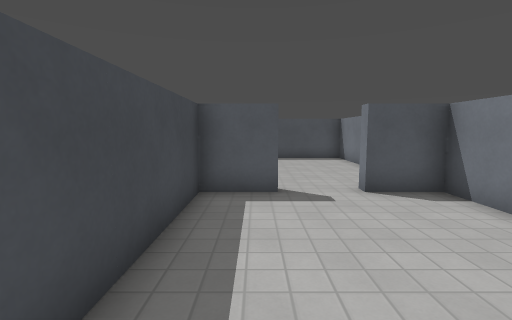
View 1 (above)

18 first-person views from a walk through a Godot game level. The camera is 1.4 m above the floor, tilts 6° down and sees 85° across. The floor is counted in squares, 1 m on a side. Each view is taken from the middle of a square. On the plan, view 1 faces up. The plan holds only what a view shows up to about 14 squares ahead; the rest is blank. Surface patterns are stand-ins for the level's own textures.

View 2
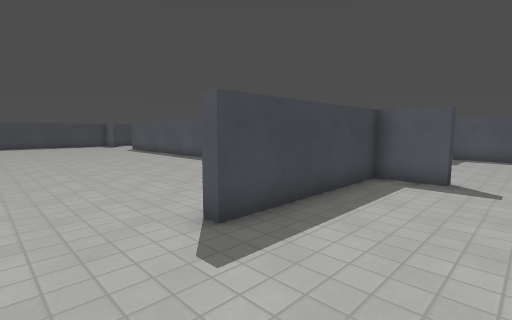

View 3
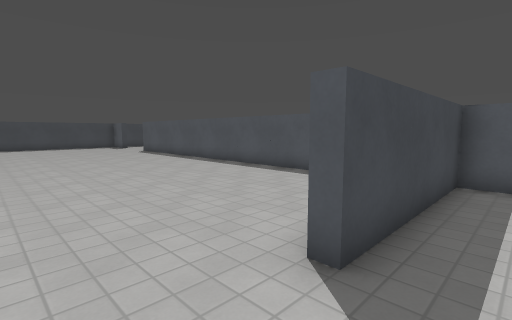

View 4
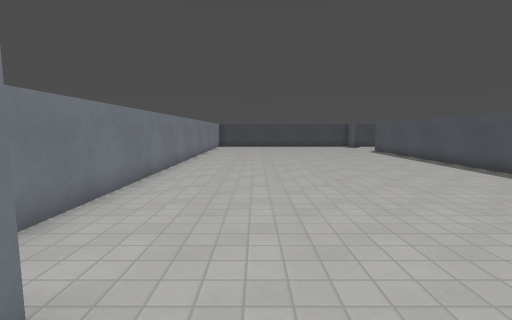

View 5
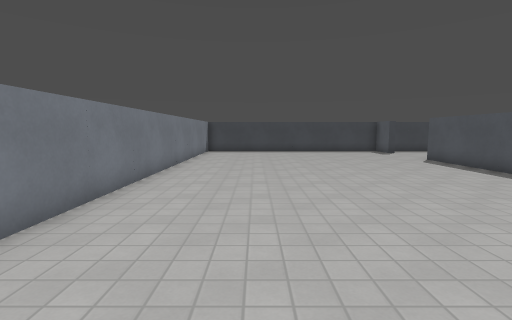

View 6
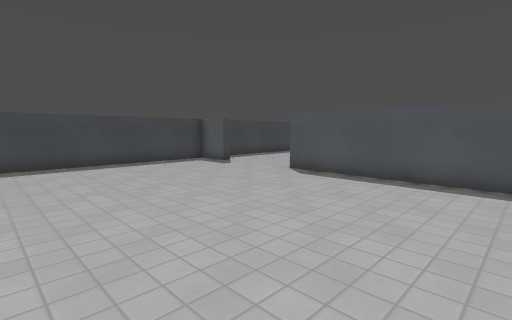

View 7
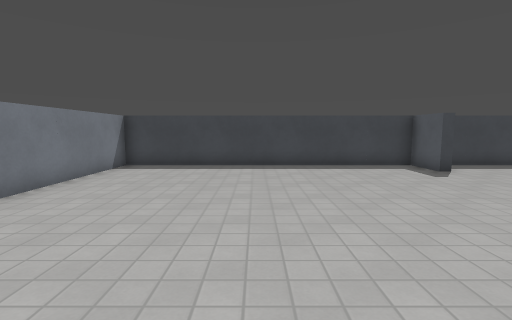

View 8
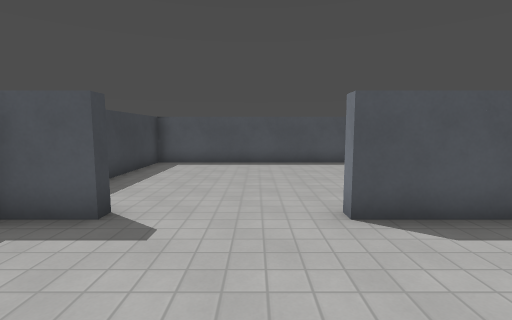

View 9
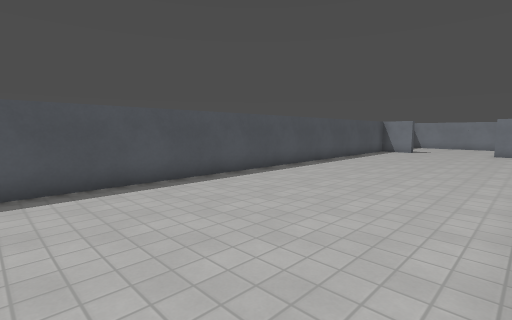

View 10
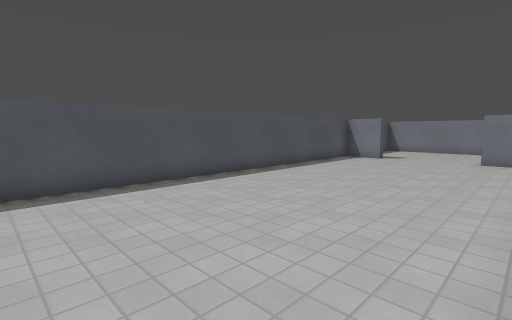

View 11
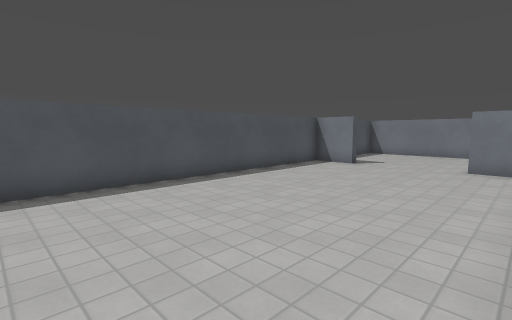

View 12
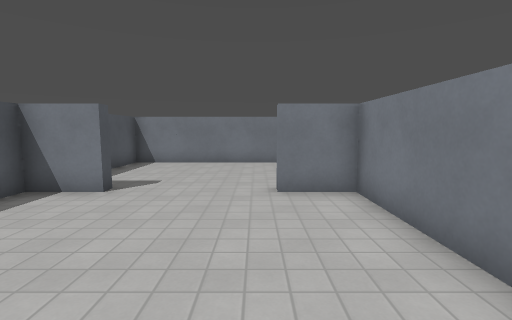

View 13
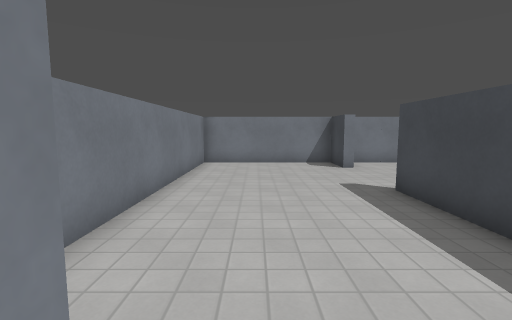

View 14
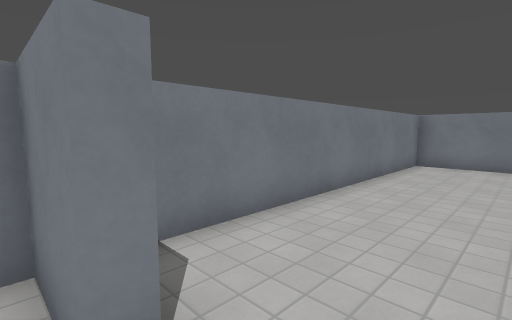

View 15
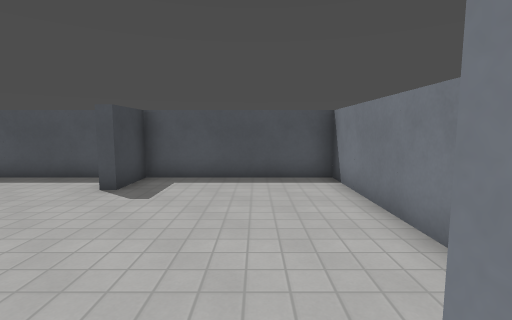

View 16
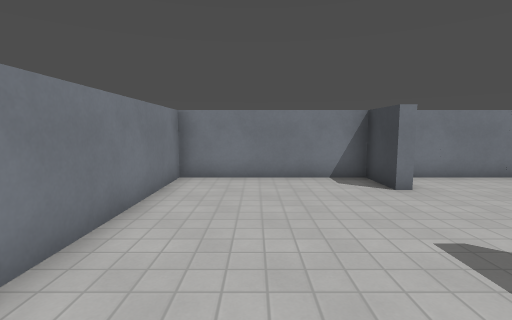

View 17
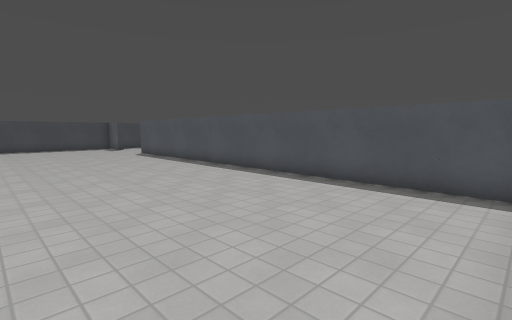

View 18
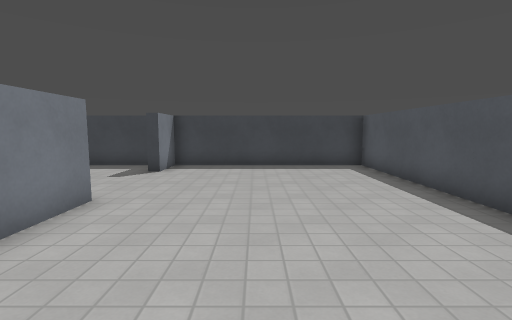

### Floor plan
Points are (right, up) in squares from view 1. A wall is a line through its corners. A room is listed if a view was taken in it or the views show most of it. See-through windows are left out.
Room 1 (views 1, 2, 3, 4, 5, 6, 7, 8, 9, 10, 11, 12, 13, 14, 15, 16, 17, 18)
walls: (-5.6, 6.7) (-1.7, 6.7) (-1.7, 8.5) (-1.2, 8.5); (-2.2, 6.3) (-19.5, 6.3) (-19.5, 6.7) (-17.5, 6.7); (0.5, 6.8) (0.5, 6.3) (-1.3, 6.3) (-1.3, 0.5) (-1.8, 0.5); (-1.8, -3.5) (-1.3, -3.5) (-1.3, -5.3) (4.3, -5.3) (4.3, 6.3) (2.5, 6.3) (2.5, 6.7) (4.3, 6.7) (4.3, 14.3) (-1.3, 14.3) (-1.3, 12.5) (-1.7, 12.5) (-1.7, 14.3) (-25.3, 14.3) (-25.3, 6.7) (-23.5, 6.7) (-23.5, 6.3) (-25.3, 6.3) (-25.3, -5.3) (-2.2, -5.3)

Positions as (right, up) in squares from view 1, and headings:
1: (0, 0), facing up
2: (2, -2), facing up-left
3: (0, -2), facing up-left
4: (0, -2), facing left
5: (-6, -2), facing left
6: (-13, -2), facing up-left
7: (-14, 0), facing left
8: (-21, 2), facing up
9: (-21, 7), facing up-right
10: (-16, 7), facing up-right
11: (-13, 7), facing up-right
12: (-8, 9), facing right
13: (2, 7), facing down
14: (1, 7), facing down-right
15: (2, 6), facing up
16: (2, 3), facing down
17: (-2, -1), facing up-left
18: (-14, 10), facing left
